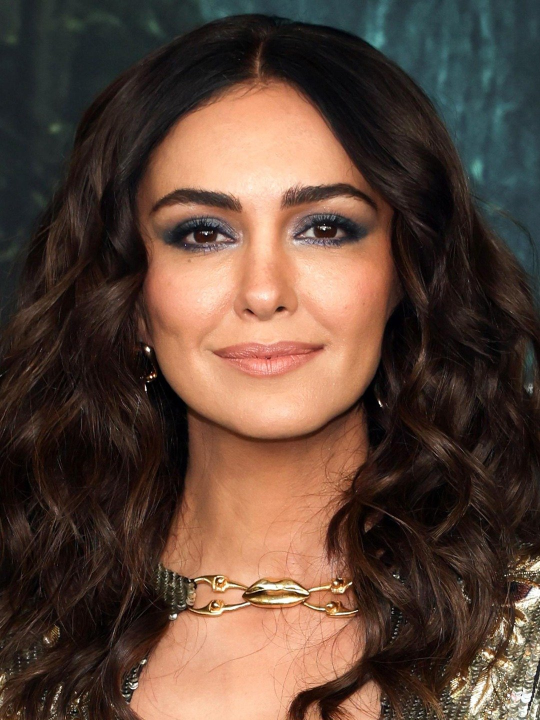
#> input picture gender-detection/imagens/mulher/mulher1.jpg, 1080 x 1440 px, found by its file name (shown at 1/2 size); its folder holds 4 pictures in this run
$ python '4 - treinar-salvar.py'
#> lines starting #> are read from the running program, lines starting #| are printed output that depends on the picture
import cv2
import joblib
import os
import numpy as np
from sklearn.neural_network import MLPClassifier
from sklearn.model_selection import train_test_split

tamanho = 64 # tamanho fixo para redimensionar as fotos
pasta_mulheres = r"imagens\mulher"
pasta_homem = r"imagens\homem"

imagens = []
rotulos = []

# Parte 1 - Carregar as fotos, trata-las e criar os vetores
print("Carregando fotos dos homens ...")
# Processar fotos dos homens
if os.path.exists(pasta_homem):
  for foto in os.listdir(pasta_homem):
    caminho = os.path.join(pasta_homem, foto)
    img = cv2.imread(caminho, cv2.IMREAD_GRAYSCALE)
    if img is not None:
      # Redimensionar para o tamanho fixo
      img_pequena = cv2.resize(img, (tamanho,tamanho))
      # Transformar em lista de números
      vetor = img_pequena.flatten() / 255.0
      # Adicionar na lista de imagens
      imagens.append(vetor)
      # Adicionar rótulo (0 para homem)
      rotulos.append(0)
  print(f"✅ Carregadas {len([r for r in rotulos if r == 0])} fotos de homens")
else:
  print("❌ Pasta de homens não encontrada!")

# Processar fotos das mulheres
print("Carregando fotos das mulheres ...")
if os.path.exists(pasta_mulheres):
  for foto in os.listdir(pasta_mulheres):
    caminho = os.path.join(pasta_mulheres, foto)
    img = cv2.imread(caminho, cv2.IMREAD_GRAYSCALE)
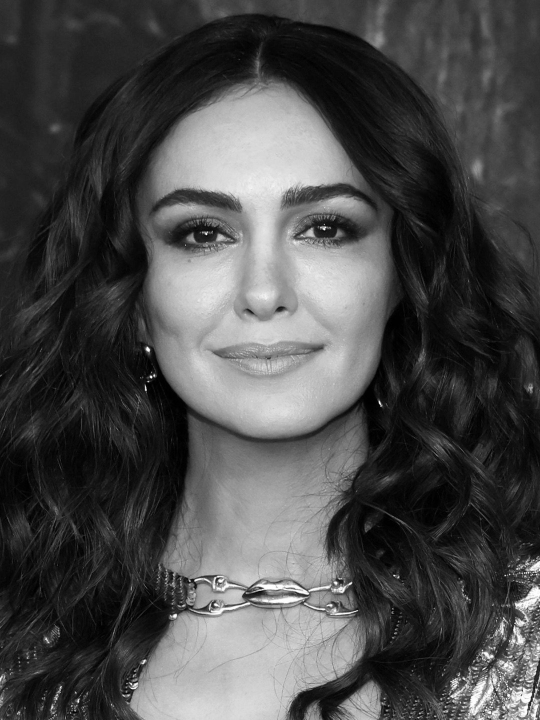
#> img: shape (1440, 1080) (shown at 1/2 size); min 0, max 255, mean 75.2
    if img is not None:
      # Redimensionar para o tamanho fixo
      img_pequena = cv2.resize(img, (tamanho,tamanho))
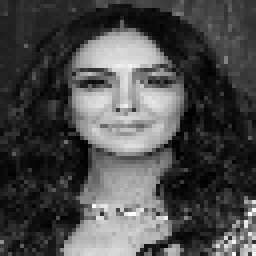
#> img_pequena: shape (64, 64) (shown 4 times larger); min 0, max 255, mean 75.5
      # Transformar em lista de números
      vetor = img_pequena.flatten() / 255.0
#> vetor = 4096 values, max 1 at index 3424, min 0 at index 1839, mean 0.296
      # Adicionar na lista de imagens
      imagens.append(vetor)
      # Adicionar rótulo (1 para mulher)
      rotulos.append(1)
#> pass 2 of the loop `for foto in os.listdir(pasta_mulheres):`:
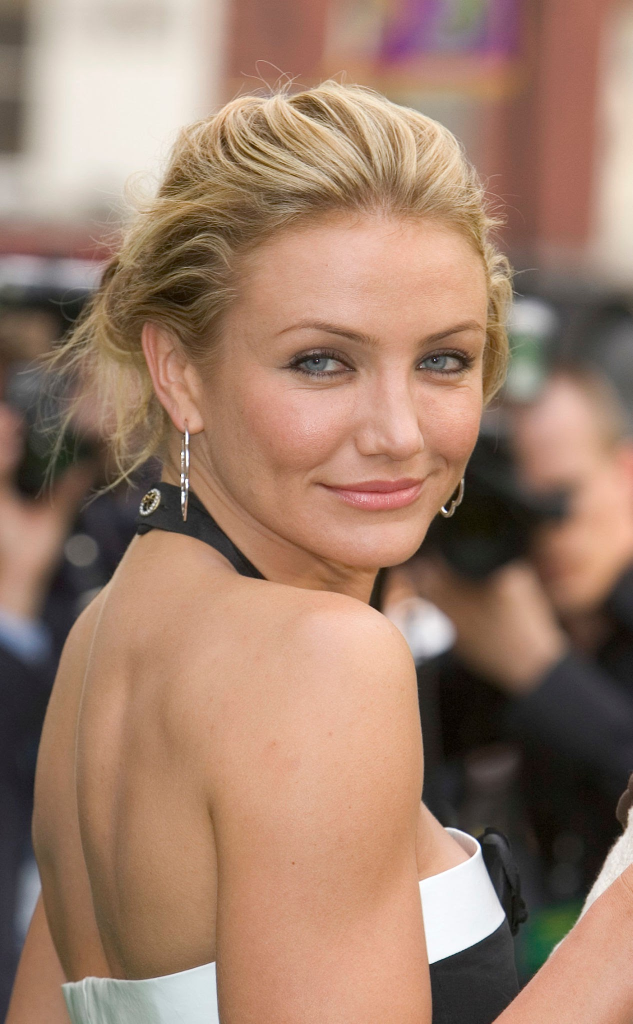
#> input picture gender-detection/imagens/mulher/mulher10.png, 1265 x 2048 px, found by its file name (shown at 1/2 size)
#> `img = cv2.imread(caminho, cv2.IMREAD_GRAYSCALE)`:
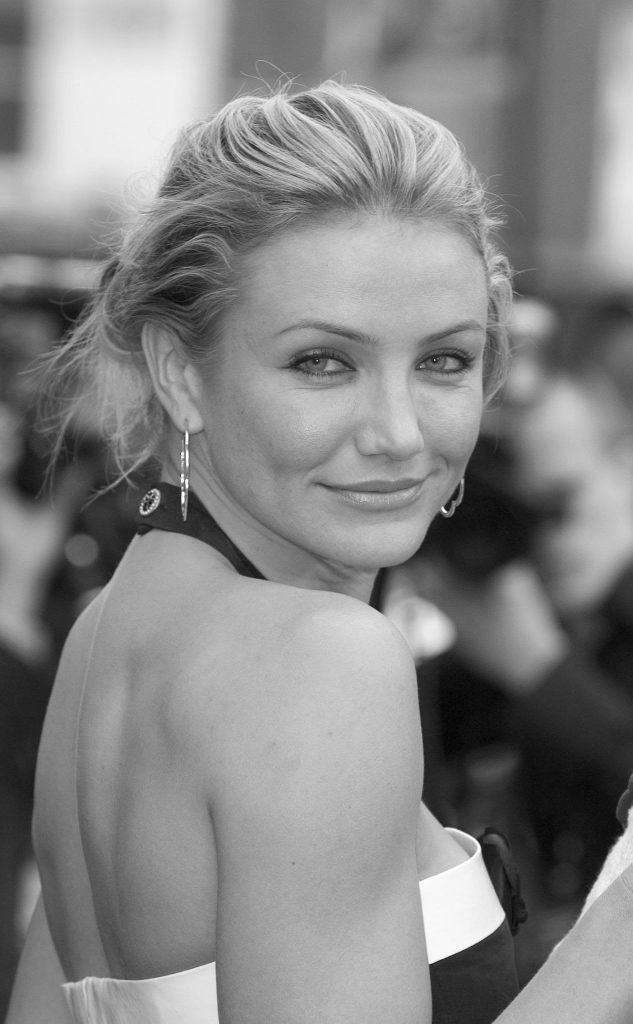
#> img: shape (2048, 1265) (shown at 1/2 size); min 1, max 255, mean 132.8
#> `img_pequena = cv2.resize(img, (tamanho,tamanho))`:
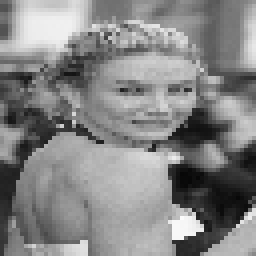
#> img_pequena: shape (64, 64) (shown 4 times larger); min 7, max 252, mean 132.8
#> vetor = 4096 values, max 0.988 at index 3501, min 0.0275 at index 2797, mean 0.521
#> pass 3 of the loop `for foto in os.listdir(pasta_mulheres):`:
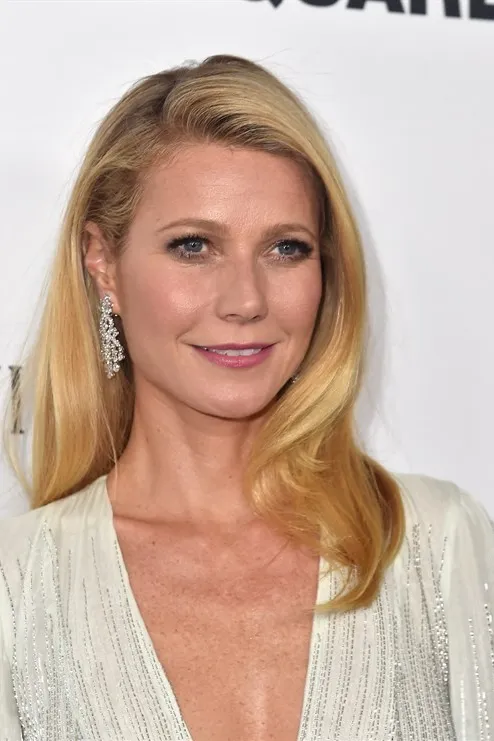
#> input picture gender-detection/imagens/mulher/mulher2.png, 494 x 741 px, found by its file name
#> `img = cv2.imread(caminho, cv2.IMREAD_GRAYSCALE)`:
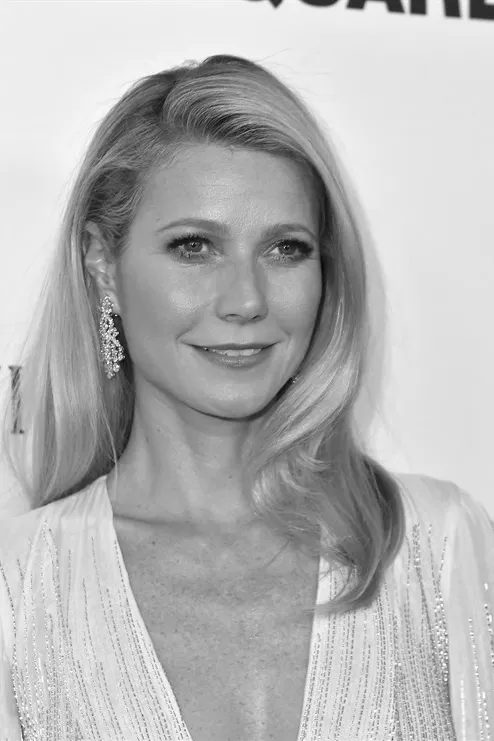
#> img: shape (741, 494); min 6, max 254, mean 180.8
#> `img_pequena = cv2.resize(img, (tamanho,tamanho))`:
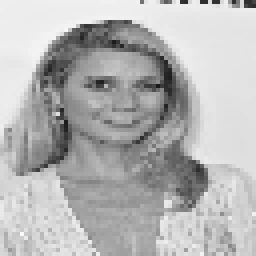
#> img_pequena: shape (64, 64) (shown 4 times larger); min 26, max 250, mean 180.8
#> vetor = 4096 values, max 0.98 at index 3717, min 0.102 at index 1383, mean 0.709
#> the loop made 4 passes; the first 3 are shown
  print(f"✅ Carregadas {len([r for r in rotulos if r == 1])} fotos de mulheres")
else:
  print("❌ Pasta de mulheres não encontrada!")

# Parte 2 - Dividir os dados para treino e teste
# Converter listas para arrays numpy
X = np.array(imagens)
y = np.array(rotulos)

# Dividir os dados em treino e teste
print("Dividindo dados em treino (80%) e teste (20%)")
X_train, X_test, y_train, y_test = train_test_split(X, y, test_size=0.2, random_state=42)

print(f"Dados de treino: {len(X_train)} imagens")
print(f"Dados de teste: {len(X_test)} imagens")

# Parte 3 - Treinar o modelo
print("Treinando o modelo ...")
modelo = MLPClassifier(
   hidden_layer_sizes=(100,), # 100 neurônios na camada oculta
   max_iter=300, # máximo de 1000 iterações
   random_state=42, # para reproduzir os resultados
   verbose=True) # mostrar o progresso
modelo.fit(X_train, y_train)

print("Arquitetura do modelo:")
print(f" Camada de entrada: {X.shape[1]} neurônios (um para cada pixel)")
#|  Camada de entrada: 4096 neurônios (um para cada pixel)
print(f" Camada oculta: {modelo.hidden_layer_sizes[0]} neurônios")
print(f"Camada de saída: 2 neurônios (0 para homem, 1 para mulher)")
print(f"Total de parâmetros: aproximadamente {(X.shape[1] * 100) + (100 * 2)} pesos")
#| Total de parâmetros: aproximadamente 409800 pesos

print(" Treinando o modelo ... (pode demorar um pouco)")
modelo.fit(X_train, y_train)

# Parte 4 - Verificar a acurácia do modelo
print("Verificando a acurácia do modelo ...")
acuracia = modelo.score(X_test, y_test)
print(f"Acurácia do modelo: {acuracia * 100:.2f}%")

if acuracia > 0.8:
  print("✅ EXCELENTE! O modelo está funcionando muito bem")
elif acuracia > 0.6:
  print("⚠️ Modelo treinado com acurácia média. Pode ser melhorado.")
else:
  print("❌ Modelo não treinado bem. Tente novamente.")

# Parte 5 - Salvar o modelo treinado
print("Salvando o modelo treinado ...")
joblib.dump(modelo, 'modelo_genero.pkl')
print("✅ Modelo salvo como 'modelo_genero.pkl'")
